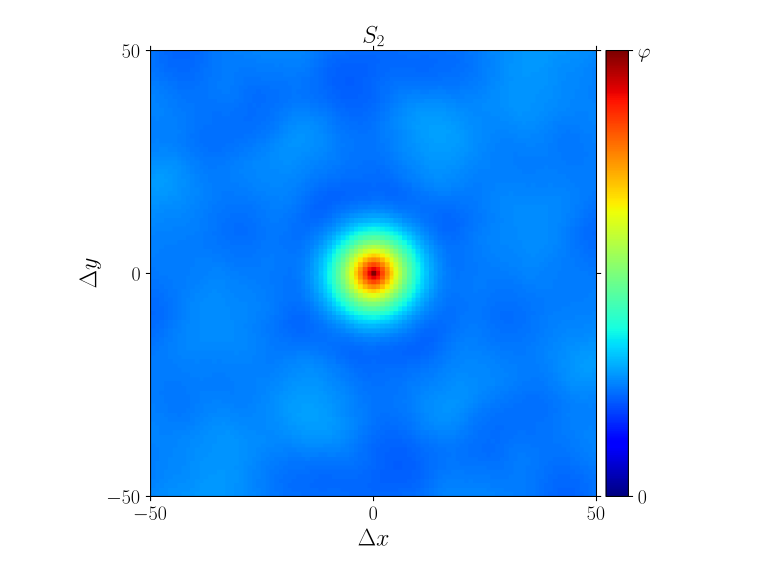

Python code for this plot:
# <snippet>
import numpy as np
import GooseEYE

ensemble = GooseEYE.Ensemble((101, 101))

for i in range(5):
  I = GooseEYE.dummy_circles((200, 200))
  ensemble.S2(I, I)

S2 = ensemble.result()
# </snippet>

phi = S2[50, 50]

# skip plot with "--no-plot" command line argument
# ------------------------------------------------

import sys

if len(sys.argv) == 2:
  if sys.argv[1] == "--no-plot":
    sys.exit(0)

# plot
# ----

import matplotlib.pyplot as plt
import matplotlib        as mpl
import matplotlib.cm     as cm
from mpl_toolkits.axes_grid1 import make_axes_locatable

try:
  plt.style.use(['goose','goose-latex'])
except:
  pass

fig, ax = plt.subplots()

im = ax.imshow(S2,clim=(0,phi),cmap='jet',extent=(-50,50,-50,50))
ax.xaxis.set_ticks([-50,0,+50])
ax.yaxis.set_ticks([-50,0,+50])
ax.set_xlabel(r'$\Delta x$')
ax.set_ylabel(r'$\Delta y$')
ax.set_title (r'$S_2$')
div  = make_axes_locatable(ax)
cax  = div.append_axes("right",size="5%",pad=0.1)
cbar = plt.colorbar(im,cax=cax)
cbar.set_ticks     ([ 0 ,       phi  ])
cbar.set_ticklabels(['0',r'$\varphi$'])

plt.savefig('S2_ensemble.svg')
